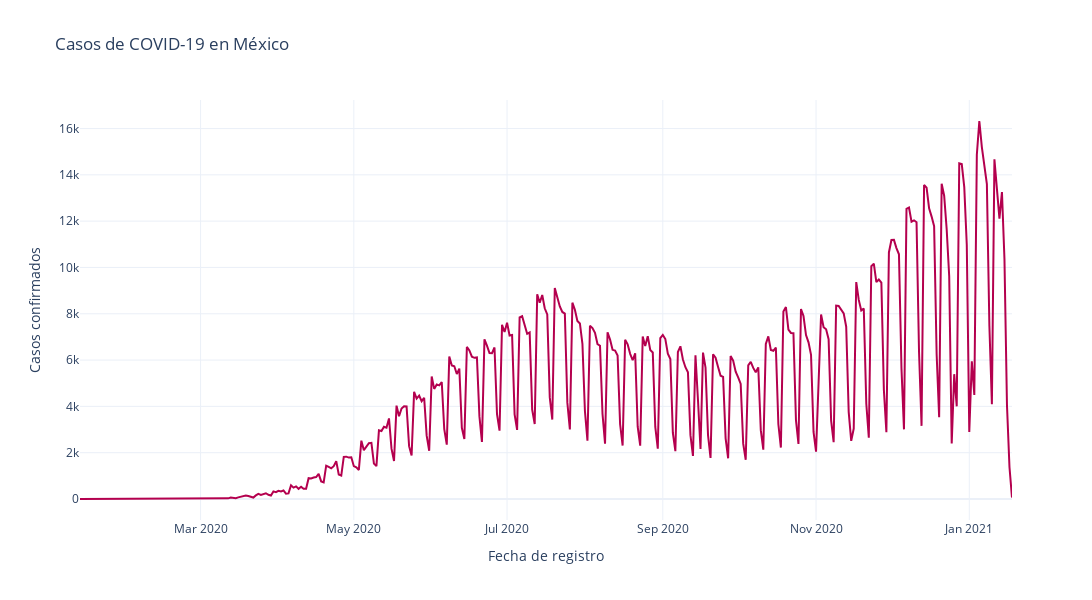
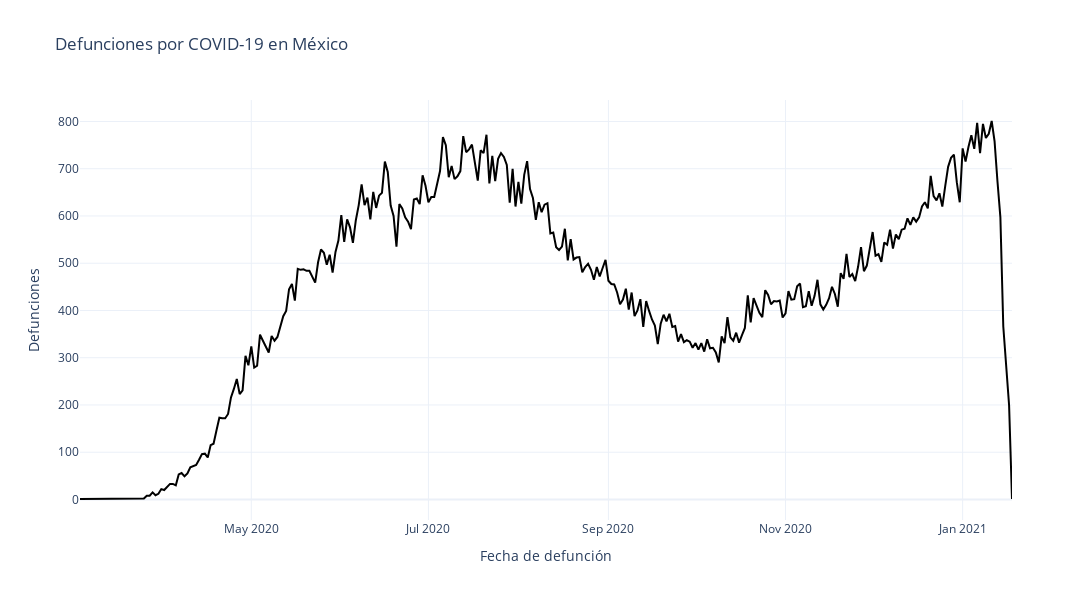

The notebook cell saved with these charts, in order:
### Code cell
# Ploting each line in different figures ...
def plotCases(abscisa, ordenada, x_title, y_title, g_title, paint ):
    fig_1 = px.line( x = abscisa, y = ordenada, title = g_title, width = 1500, height = 600) # labels parameter can be added with a dict

    fig_1.update_traces(marker = dict(color = paint), line = dict(color = paint, width = 2))
    fig_1.update_xaxes(showgrid = True, title = x_title)
    fig_1.update_yaxes(showgrid = True, title = y_title)
    fig_1.show()
    
plotCases(confirmados_por_fecha["fecha_ingreso"], confirmados_por_fecha["confirmados"], 
        "Fecha de registro", "Casos confirmados", "Casos de COVID-19 en México","#b4004e")
plotCases(defunciones_por_fecha["fecha_defuncion"], defunciones_por_fecha["defunciones"], 
        "Fecha de defunción", "Defunciones", "Defunciones por COVID-19 en México" , "black")
# plotCases(sospechosos_por_fecha["fecha_sintomas"],sospechosos_por_fecha["sospechosos"], 
#         "Fecha del inicio de sintomas", "Casos sospechosos", "Casos sospechosos de COVID-19 en México", "#c67c00")

### Figure 1 — Plotly figure (JSON) as saved in the notebook; plotly's stock layout.template omitted (floating-point values rounded to 4 significant figures; data arrays with more than 128 entries replaced by an {"elided": "..."} marker saying what was removed)
{"data": [{"hovertemplate": "x=%{x}<br>y=%{y}<extra></extra>", "legendgroup": "", "line": {"color": "#b4004e", "dash": "solid", "width": 2}, "marker": {"color": "#b4004e"}, "mode": "lines", "name": "", "orientation": "v", "showlegend": false, "type": "scatter", "x": {"elided": "332 str values"}, "xaxis": "x", "y": {"elided": "332 int values"}, "yaxis": "y"}], "layout": {"height": 600, "legend": {"tracegroupgap": 0}, "title": {"text": "Casos de COVID-19 en México"}, "width": 1500, "xaxis": {"anchor": "y", "domain": [0, 1], "showgrid": true, "title": {"text": "Fecha de registro"}}, "yaxis": {"anchor": "x", "domain": [0, 1], "showgrid": true, "title": {"text": "Casos confirmados"}}}}

### Figure 2 — Plotly figure (JSON) as saved in the notebook; plotly's stock layout.template omitted (floating-point values rounded to 4 significant figures; data arrays with more than 128 entries replaced by an {"elided": "..."} marker saying what was removed)
{"data": [{"hovertemplate": "x=%{x}<br>y=%{y}<extra></extra>", "legendgroup": "", "line": {"color": "black", "dash": "solid", "width": 2}, "marker": {"color": "black"}, "mode": "lines", "name": "", "orientation": "v", "showlegend": false, "type": "scatter", "x": {"elided": "308 str values"}, "xaxis": "x", "y": {"elided": "308 int values"}, "yaxis": "y"}], "layout": {"height": 600, "legend": {"tracegroupgap": 0}, "title": {"text": "Defunciones por COVID-19 en México"}, "width": 1500, "xaxis": {"anchor": "y", "domain": [0, 1], "showgrid": true, "title": {"text": "Fecha de defunción"}}, "yaxis": {"anchor": "x", "domain": [0, 1], "showgrid": true, "title": {"text": "Defunciones"}}}}
